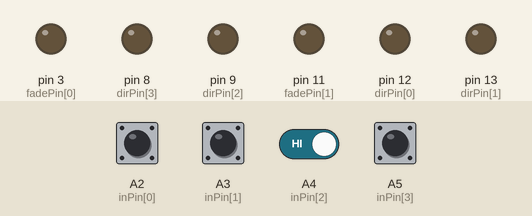
Bench run of a program on a simulated Arduino Uno, built with avr-gcc and run on an emulated ATmega328P. On the bench: output pins drawn as LEDs (lit = HIGH). The test bench sets the inputs (shaded band); at power-on: A2 (inPin[0]), A3 (inPin[1]), A4 (inPin[2]), A5 (inPin[3]) HIGH.

Above: at 1.2 s.
1.3 s: A2 (inPin[0]) pulled LOW for 0.15 s
3.3 s: A2 (inPin[0]) pulled LOW for 1 s
At 5.7 s:
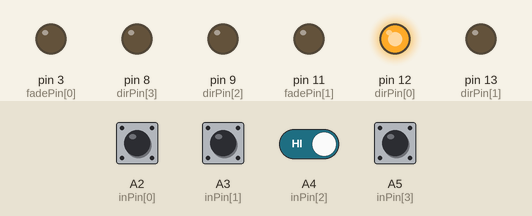
6.1 s: A2 (inPin[0]) pulsed LOW 5 times (0.12 s each, 0.3 s apart)
At 7.05 s:
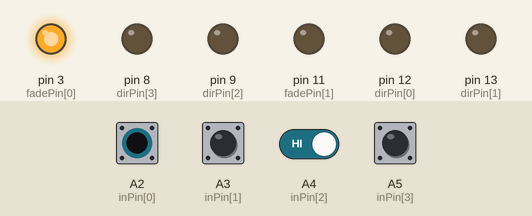
9.1 s: A2 (inPin[0]) driven LOW and A4 (inPin[2]) driven LOW
At 11.8 s:
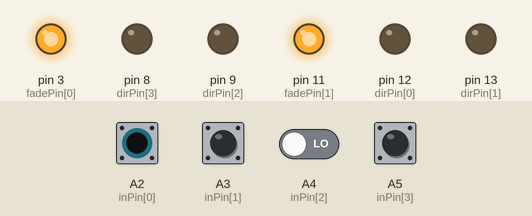
12.1 s: A2 (inPin[0]) driven HIGH
At 13.4 s:
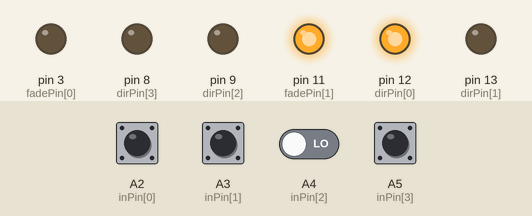
14.1 s: A4 (inPin[2]) driven HIGH
At 16.2 s:
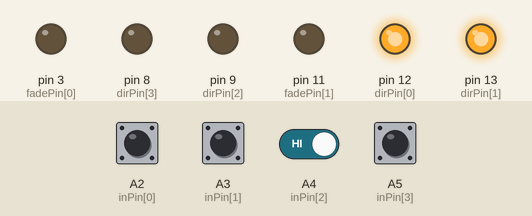
Timing chart, 0 to 17.7 s (numbered marks = the images above; inputs shaded):
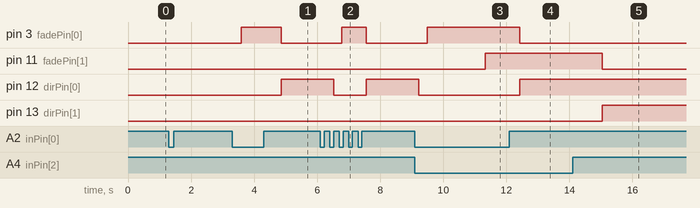

The program:

main.cpp
```cpp
// Channel A: Direction D12; PWM D3; Brake D9 (Brake when HIGH); Current sensing A0
// Channel B: Direction D13; PWM D11; Brake D8 (Brake when HIGH); Current sensing A1


#include <Arduino.h>

int fadePin[] = {3, 11};                 // Pins used for PWM
int dirPin[] = {12, 13, 9, 8};
static const uint8_t inPin[] = {A2, A3, A4, A5};
boolean isDirOld[] ={1, 1}, isDir[] = {1, 1}, isGo[] = {0, 0}; //isDir: 0-left 1-right
unsigned long nextFade[6];
int fadeBrightness[] = {0, 0};
char fadeDir[] = {1, 1};

//debounce
int counter[] = {0, 0, 0, 0};       // how many times we have seen new value
boolean reading[] = {0, 0, 0, 0};   // the current value read from the input pin
long time = 0;                       // the last time the output pin was sampled
boolean current_state[] = {1, 1, 1, 1};            // the debounced input value
int debounce_count = 10;            // number of millis/samples to consider before declaring a debounced input

void fade(boolean isOn, boolean isBlink, int ledNr) {
    boolean action = true;
    unsigned long now;
    now = millis();
    if ((fadeBrightness[ledNr] > 254) && isOn)  {action = false;}
    if ((fadeBrightness[ledNr] < 1) && !isOn)  {action = false;}
    if (isBlink)  {action = true;}
    if ((now >= nextFade[ledNr]) && action)  {
        nextFade[ledNr] = now + 1;
        if ((fadeDir[ledNr] > 0) && (fadeBrightness[ledNr] > 254)){
                fadeDir[ledNr] = - fadeDir[ledNr];
//                nextFade[ledNr] += 1000;
        }
        else if ((fadeDir[ledNr] < 0) && (fadeBrightness[ledNr] < 1)) {
                fadeDir[ledNr] = - fadeDir[ledNr];
//                nextFade[ledNr] += 1000;
        }
        else {  fadeBrightness[ledNr] += fadeDir[ledNr];
        }
        analogWrite(fadePin[ledNr], fadeBrightness[ledNr]);
    }
}


void setup() {
    // put your setup code here, to run once:
    for (int i = 0; i < 2; i++) {
        pinMode(fadePin[i], OUTPUT);      // sets the digital pin as output
        digitalWrite(fadePin[i], LOW);
        nextFade[i] = millis() + 100 * i;
    };
    for (int i = 0; i < 4; i++) {
        pinMode(dirPin[i], OUTPUT);      // sets the digital pin as output
        digitalWrite(dirPin[i], LOW);
        nextFade[i] = millis() + 100 * i;
    };
    for (int i = 0; i < 4; i++) {
        pinMode(inPin[i], INPUT_PULLUP);
    };

}

void loop() {

    //Eingänge debouncen
    for (int i = 0; i < 4; i++) {
        if(millis() != time){  // If we have gone on to the next millisecond
            reading[i] = digitalRead(inPin[i]);
            if(reading[i] == current_state[i] && counter[i] > 0) {
                counter[i]--;
            }
            if(reading[i] != current_state[i]) {
                counter[i]++;
            }
            // If the Input has shown the same value for long enough let's switch it
            if(counter[i] >= debounce_count) {
                counter[i] = 0;
                current_state[i] = reading[i];
            }
            time = millis();
        }
    }
    //Ausgänge setzen
    for (int i = 0; i < 2; i++) {
        isGo[i] = !(current_state[2*i] && current_state[i+1]);
        isDir[i] = current_state[2*i];
        if (isDirOld[i] == isDir[i]) {
            fade(isGo[i], false, i);
        }
        else if (fadeBrightness[i] < 1) {
            isDirOld[i]=isDir[i];
            digitalWrite(dirPin[i], isDirOld[i]);
        }
        else {
            fade(false, false, i);
        };
    };
}
```

Measured:
- after the input at 1.3 s, every drawn part: stays the same
- after the input at 3.3 s, pin 3 (fadePin[0]): LOW → HIGH after 0.29 s, → LOW 1.3 s later; pin 12 (dirPin[0]): LOW → HIGH after 1.6 s
- after the input at 6.1 s, pin 3 (fadePin[0]): LOW → HIGH after 0.68 s, → LOW 0.78 s later; pin 12 (dirPin[0]): HIGH → LOW after 0.42 s, → HIGH 1.0 s later
- after the input at 9.1 s, pin 3 (fadePin[0]): LOW → HIGH after 0.39 s; pin 11 (fadePin[1]): LOW → HIGH after 2.2 s; pin 12 (dirPin[0]): HIGH → LOW after 0.13 s
- after the input at 12.1 s, pin 3 (fadePin[0]): HIGH → LOW after 0.32 s; pin 12 (dirPin[0]): LOW → HIGH after 0.32 s
- after the input at 14.1 s, pin 11 (fadePin[1]): HIGH → LOW after 0.94 s; pin 13 (dirPin[1]): LOW → HIGH after 0.94 s
